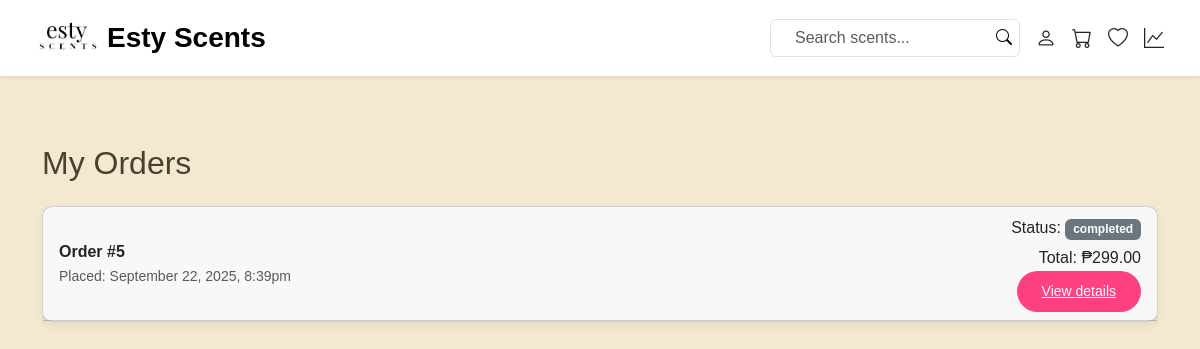
Page /ESTY/my_orders.php (signed in) on the committed database.
### tables this page shows
CREATE TABLE `orders` (
  `id` int(11) NOT NULL,
  `user_id` int(11) DEFAULT NULL,
  `customer_name` varchar(100) DEFAULT NULL,
  `email` varchar(100) DEFAULT NULL,
  `address` text DEFAULT NULL,
  `payment_method` varchar(50) DEFAULT NULL,
  `total` decimal(10,2) DEFAULT NULL,
  `created_at` timestamp NOT NULL DEFAULT current_timestamp(),
  `status` enum('pending','processing','completed','cancelled') DEFAULT 'pending',
  `receipt_sent_at` timestamp NULL DEFAULT NULL,
  `paymongo_ref` varchar(255) DEFAULT NULL,
  `paymongo_payment_ref` varchar(255) DEFAULT NULL,
  `completed_at` datetime DEFAULT NULL
);

### ESTY/my_orders.php (the view, shortened to what this page needs)
<?php
require 'db.php';
$user_id = $_SESSION['user_id'];
$stmt = $conn->prepare("SELECT email FROM users WHERE id = ?");
$stmt->bind_param('i', $user_id);
$stmt->execute();
$res = $stmt->get_result();
$user = $res->fetch_assoc();
$email = $user['email'] ?? null;
$orders = [];
if ($email) {
    $stmt = $conn->prepare("SELECT id, customer_name, email, total, created_at, status FROM orders WHERE email = ? ORDER BY created_at DESC");
    $stmt->bind_param('s', $email);
    $stmt->execute();
    $orders = $stmt->get_result()->fetch_all(MYSQLI_ASSOC);
}
?>
<!DOCTYPE html>
<html lang="en">
<head>
  <link href="https://cdn.jsdelivr.net/npm/bootstrap@5.3.3/dist/css/bootstrap.min.css" rel="stylesheet">
  <link rel="stylesheet" href="https://cdn.jsdelivr.net/npm/bootstrap-icons@1.11.3/font/bootstrap-icons.css">
  <link rel="stylesheet" href="style.css">
</head>
<body>
<?php include 'navbar.php'; ?>
<div class="container my-5 pt-3">
  <h2 class="mb-4">My Orders</h2>
  <?php if (empty($orders)): ?>
    <div class="alert alert-info">You have no orders yet.</div>
  <?php else: ?>
    <div class="accordion" id="ordersAccordion">
      <?php foreach ($orders as $i => $order): ?>
        <div class="card mb-2">
          <div class="card-header d-flex justify-content-between align-items-center" id="heading<?= $order['id'] ?>">
            <div>
              <strong>Order #<?= $order['id'] ?></strong>
              <div class="text-muted small">Placed: <?= date('F j, Y, g:ia', strtotime($order['created_at'])) ?></div>
            </div>
            <div class="text-end">
              <div>Status: <span class="badge bg-secondary"><?= htmlspecialchars($order['status']) ?></span></div>
              <div class="mt-1">Total: ₱<?= number_format($order['total'], 2) ?></div>
              <button class="btn btn-sm btn-link" type="button" data-bs-toggle="collapse" data-bs-target="#collapse<?= $order['id'] ?>" aria-expanded="false" aria-controls="collapse<?= $order['id'] ?>">View details</button>
            </div>
          </div>
        </div>
      <?php endforeach; ?>
    </div>
  <?php endif; ?>
</div>
</body>
</html>

### ESTY/style.css (style rules this page uses)
* { margin: 0; padding: 0; box-sizing: border-box; font-family: Arial, sans-serif; }
html { height: 100%; }
body { background-color: #F5E8D0; color: #4B3F2F; line-height: 1.6; padding-top: 80px; display: flex; flex-direction: column; min-height: 100vh; margin: 0; }
.btn { background: #ff4081 !important; color: #fff !important; border: none !important; border-radius: 25px !important; padding: 10px 25px !important; transition: all 0.3s ease !important; font-weight: 500; }
.card { border-radius: 10px; box-shadow: 0 5px 10px rgba(0, 0, 0, 0.05); transition: none; position: relative; }

### ESTY/my_orders.php (style rules this page uses)
body { padding-top: 80px; }

### rows in the picture
orders: id "5", created_at "September 22, 2025, 8:39pm", status "completed", total "299.00"
